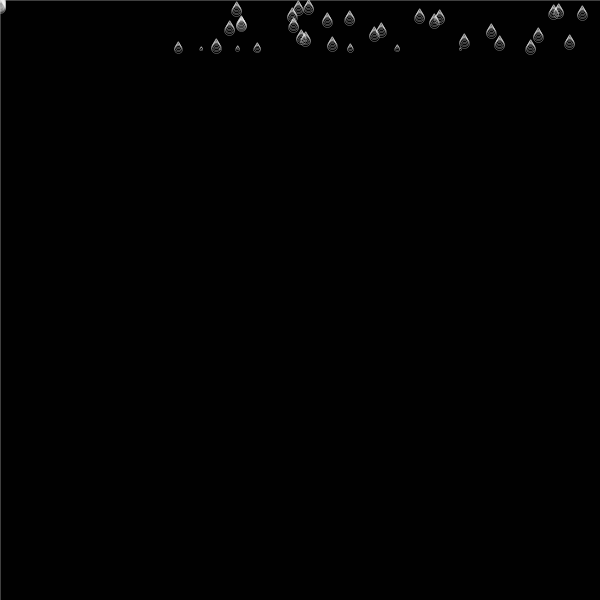
Frame 1 (no input)
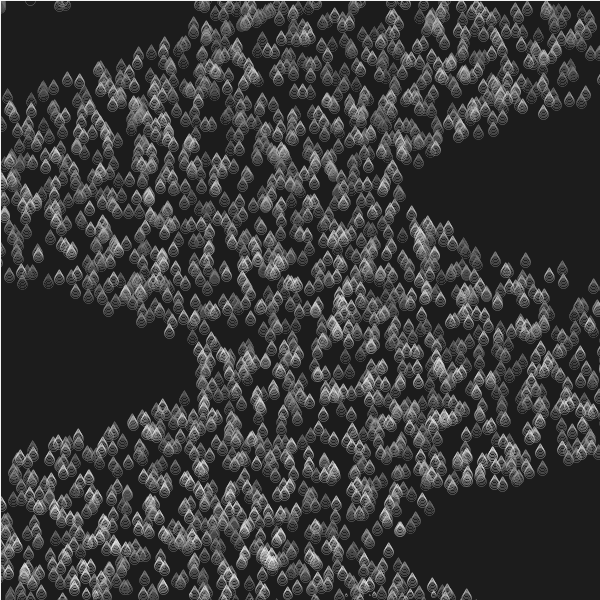
Frame 60 (the mouse pressed at the canvas centre just before this capture)
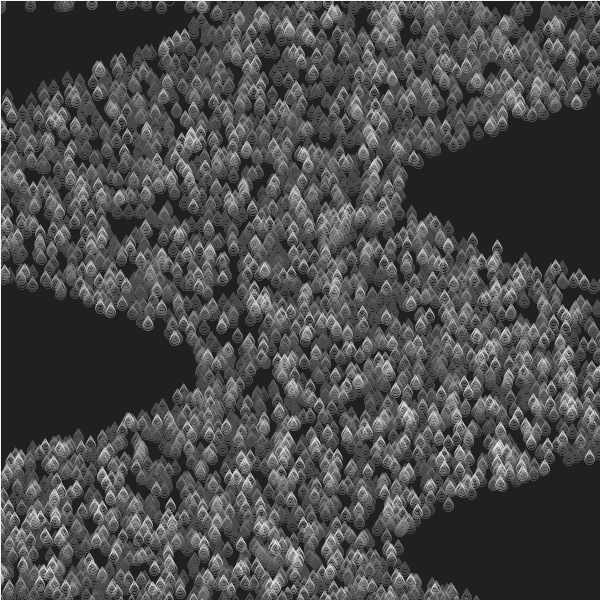
Frame 120 (the mouse held since frame 60 and released just before this capture)

The Processing sketch that drew these frames (run headless with seeded random() and noise(); from frame 60 on, the mouse is pressed at the canvas centre):

// Processing sketch: processing_58411
// ── processing_58411.pde

//Mariana Moreno- Gonzalez
//April 3, 2012
//Math, Programming & Art:
//Nick Lally
//WK 13 HW: Texture (with Arrays)

Circle[] circles;
float angle;
int directionx;
int directiony;
int trailNum = 10;
float[] prevx;
float[] prevy;


void setup (){
  frameRate (8);
  angle = 0;
  smooth ();
  noFill();
  stroke (255);
  strokeWeight (.25);
  size (600,600);
  background (0);
  circles= new Circle [50];
  for (int i = 0; i < circles.length; i++){
    circles [i] = new Circle (random (600), 0);
  }
  directionx=1;
  directiony=1;
  prevx = new float [trailNum];
  prevy= new float [trailNum];
}

void draw (){
  fill (random(100), 5);
  rect (0,0,width,height);
  for (int i = 0; i < circles.length; i++){
    circles[i].move();
    circles[i].display();
  }
}

class Circle{
  float x,y;
  Circle (float _x, float _y){
    x= _x;
    y= _y;
  }
  void move (){
    x += directionx;
    y += directiony;
    if(y > 600){
      directiony=-1;
    }
    if(x > 600){
      directionx=-1;
    }
    if(y < 0){
      directiony=1;
    }
    if(x < 0){
      directionx=1;
    }
    if (angle > width){
      angle = 0;
    }
    x= cos (radians (angle)) * 200 + random (600);
    y= sin (radians (angle)) * 200 + height/2;
  }
  void display (){
    for ( int i = 1; i < trailNum; i++){
      prevx [i-1] = prevx [i];
      prevy [i-1] = prevy [i];
    }
    prevx [trailNum-1] = x;
    prevy [trailNum-1] = y;
    for (int i = 0; i < trailNum; i++){
      ellipse (prevx[i], angle, trailNum-i, trailNum-i);

    }
    angle++;
  }

}
